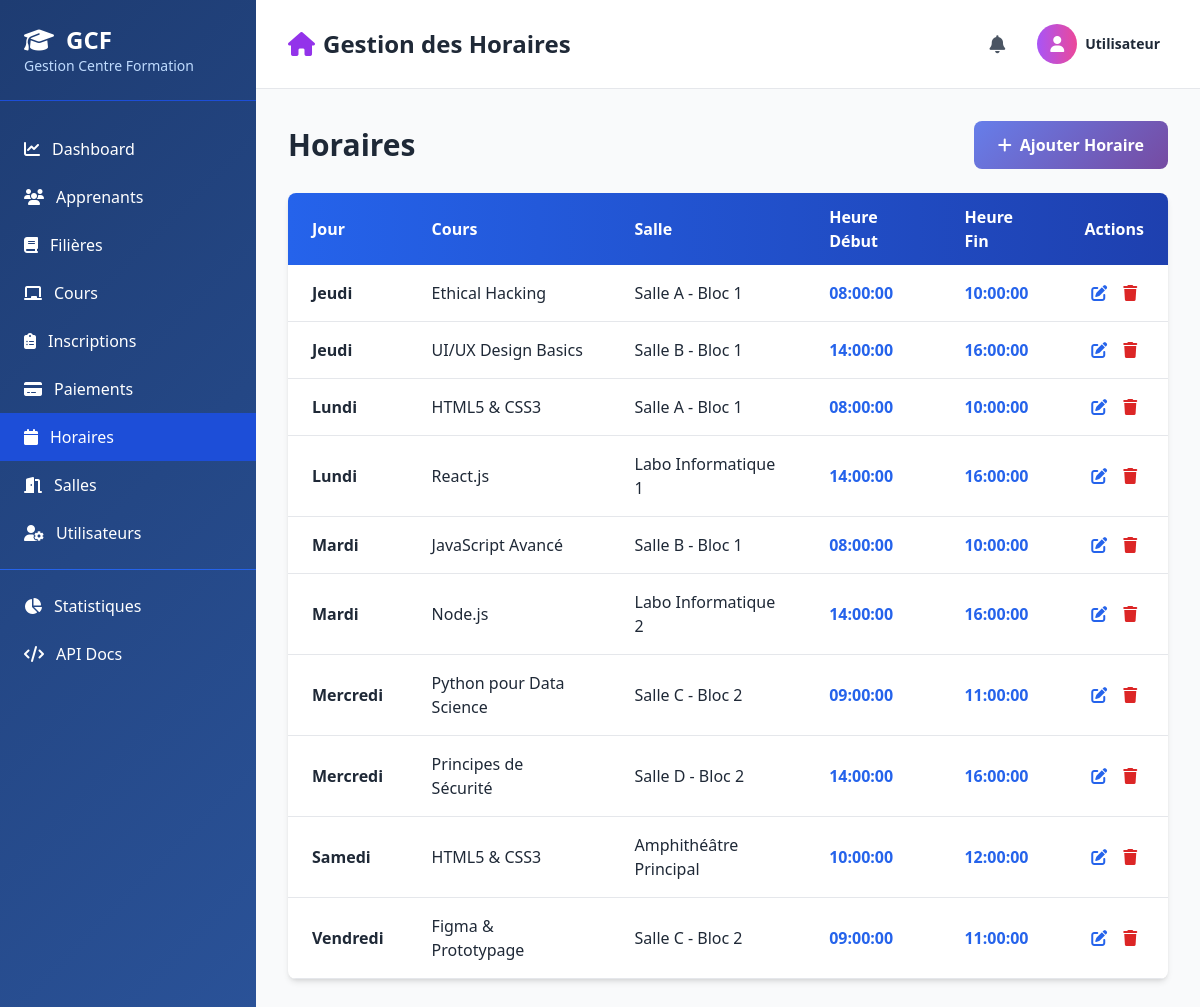
Page /pages/horaires.php on the committed database.
### tables this page shows
CREATE TABLE `horaire` (
  `id_horaire` int(11) NOT NULL,
  `jour` varchar(20) NOT NULL,
  `heure_debut` time NOT NULL,
  `heure_fin` time NOT NULL,
  `id_salle` int(11) DEFAULT NULL,
  `id_cours` int(11) DEFAULT NULL
);

CREATE TABLE `cours` (
  `id_cours` int(11) NOT NULL,
  `nom` varchar(100) NOT NULL,
  `description` text DEFAULT NULL,
  `id_filiere` int(11) DEFAULT NULL
);

CREATE TABLE `salle` (
  `id_salle` int(11) NOT NULL,
  `nom` varchar(100) NOT NULL,
  `capacite` int(11) DEFAULT NULL
);

### classes/Horaire.php (called while the page is built, shortened)
<?php
class Horaire {
    private $conn;
    private $table = 'horaire';
    public function __construct($db) {
        $this->conn = $db;
    }
    public function getAll() {
        $query = "SELECT h.*, s.nom as salle_nom, c.nom as cours_nom
                  FROM " . $this->table . " h
                  LEFT JOIN salle s ON h.id_salle = s.id_salle
                  LEFT JOIN cours c ON h.id_cours = c.id_cours
                  ORDER BY h.jour ASC, h.heure_debut ASC";
        $stmt = $this->conn->prepare($query);
        $stmt->execute();
        return $stmt->fetchAll(PDO::FETCH_ASSOC);
    }
}

### pages/horaires.php (the view, shortened to what this page needs)
<?php
require_once __DIR__ . '/../classes/Horaire.php';
$database = new Database();
$db = $database->connect();
$horaire = new Horaire($db);
$horaires = $horaire->getAll();
include __DIR__ . '/../includes/header.php';
?>
                <div class="flex justify-between items-center mb-6">
                    <h2 class="text-3xl font-bold text-gray-800">Horaires</h2>
                    <button onclick="openModal('addModal')" class="btn-primary text-white px-6 py-3 rounded-lg font-semibold flex items-center">
                        <i class="fas fa-plus mr-2"></i>Ajouter Horaire
                    </button>
                </div>
                <div class="bg-white rounded-lg shadow-md overflow-hidden">
                    <div class="overflow-x-auto">
                        <table class="w-full" id="horaireTable">
                            <thead class="bg-gradient-to-r from-blue-600 to-blue-800 text-white">
                                <tr>
                                    <th class="px-6 py-3 text-left">Jour</th>
                                    <th class="px-6 py-3 text-left">Cours</th>
                                    <th class="px-6 py-3 text-left">Salle</th>
                                    <th class="px-6 py-3 text-left">Heure Début</th>
                                    <th class="px-6 py-3 text-left">Heure Fin</th>
                                    <th class="px-6 py-3 text-center">Actions</th>
                                </tr>
                            </thead>
                            <tbody>
                                <?php foreach ($horaires as $h): ?>
                                <tr class="table-row border-b hover:bg-gray-50">
                                    <td class="px-6 py-4 text-gray-800 font-semibold"><?php echo htmlspecialchars($h['jour']); ?></td>
                                    <td class="px-6 py-4 text-gray-800"><?php echo htmlspecialchars($h['cours_nom'] ?? '-'); ?></td>
                                    <td class="px-6 py-4 text-gray-800"><?php echo htmlspecialchars($h['salle_nom'] ?? '-'); ?></td>
                                    <td class="px-6 py-4 text-blue-600 font-semibold"><?php echo htmlspecialchars($h['heure_debut']); ?></td>
                                    <td class="px-6 py-4 text-blue-600 font-semibold"><?php echo htmlspecialchars($h['heure_fin']); ?></td>
                                    <td class="px-6 py-4 text-center">
                                        <a href="?edit=<?php echo $h['id_horaire']; ?>" class="text-blue-600 hover:text-blue-800 mr-3">
                                            <i class="fas fa-edit"></i>
                                        </a>
                                        <a href="?delete=<?php echo $h['id_horaire']; ?>" class="text-red-600 hover:text-red-800" onclick="return confirm('Êtes-vous sûr?')">
                                            <i class="fas fa-trash"></i>
                                        </a>
                                    </td>
                                </tr>
                                <?php endforeach; ?>
                            </tbody>
                        </table>
                    </div>
                </div>
<?php include __DIR__ . '/../includes/footer.php'; ?>

### includes/header.php (style rules this page uses)
body { background: linear-gradient(135deg, #667eea 0%, #764ba2 100%); min-height: 100vh; }
.btn-primary { background: linear-gradient(135deg, #667eea 0%, #764ba2 100%); transition: all 0.3s ease; }

### rows in the picture
horaire: jour "Jeudi", id_cours.nom "Ethical Hacking", id_salle.nom "Salle A - Bloc 1", heure_debut "08:00:00", heure_fin "10:00:00"
horaire: jour "Jeudi", id_cours.nom "UI/UX Design Basics", id_salle.nom "Salle B - Bloc 1", heure_debut "14:00:00", heure_fin "16:00:00"
horaire: jour "Lundi", id_cours.nom "HTML5 & CSS3", id_salle.nom "Salle A - Bloc 1", heure_debut "08:00:00", heure_fin "10:00:00"
horaire: jour "Lundi", id_cours.nom "React.js", id_salle.nom "Labo Informatique 1", heure_debut "14:00:00", heure_fin "16:00:00"
horaire: jour "Mardi", id_cours.nom "JavaScript Avancé", id_salle.nom "Salle B - Bloc 1", heure_debut "08:00:00", heure_fin "10:00:00"
horaire: jour "Mardi", id_cours.nom "Node.js", id_salle.nom "Labo Informatique 2", heure_debut "14:00:00", heure_fin "16:00:00"
horaire: jour "Mercredi", id_cours.nom "Python pour Data Science", id_salle.nom "Salle C - Bloc 2", heure_debut "09:00:00", heure_fin "11:00:00"
horaire: jour "Mercredi", id_cours.nom "Principes de Sécurité", id_salle.nom "Salle D - Bloc 2", heure_debut "14:00:00", heure_fin "16:00:00"
horaire: jour "Samedi", id_cours.nom "HTML5 & CSS3", id_salle.nom "Amphithéâtre Principal", heure_debut "10:00:00", heure_fin "12:00:00"
horaire: jour "Vendredi", id_cours.nom "Figma & Prototypage", id_salle.nom "Salle C - Bloc 2", heure_debut "09:00:00", heure_fin "11:00:00"

### other values in the picture
$page_title "Gestion des Horaires"
